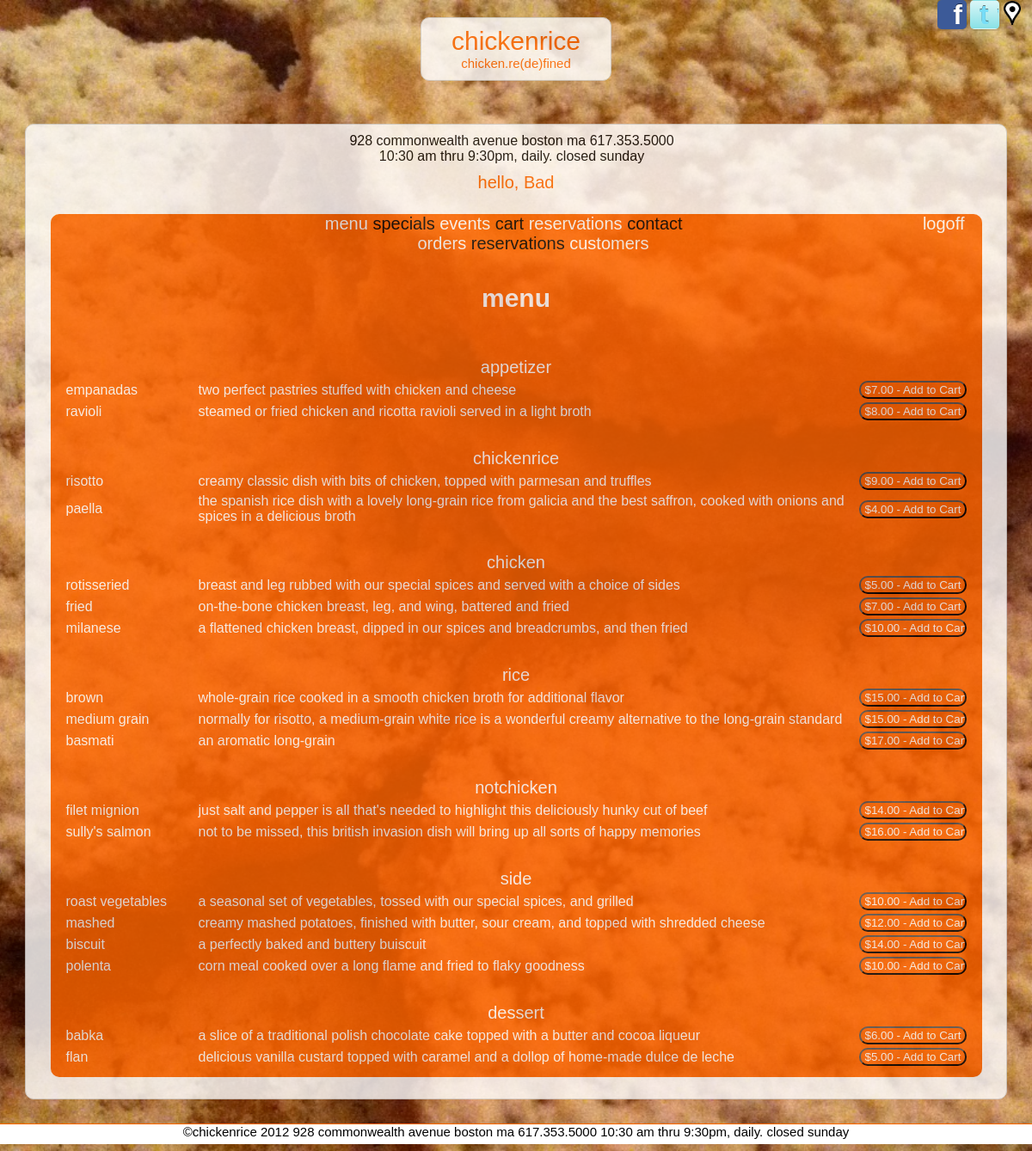
Screenshot of /menu/index.php (signed in) with the database file from the repository.
### tables this page shows
CREATE TABLE IF NOT EXISTS `menu` (
  `id` int(10) NOT NULL AUTO_INCREMENT,
  `menuType` int(10) NOT NULL,
  `foodItem` int(10) NOT NULL,
  `price` int(5) NOT NULL,
  `cost` int(5) NOT NULL,
  `specialDay` varchar(1) NULL,
  PRIMARY KEY (`id`),
  KEY `menuType` (`menuType`),
  KEY `foodItem` (`foodItem`)
);

CREATE TABLE IF NOT EXISTS `menutype` (
  `id` int(10) NOT NULL AUTO_INCREMENT,
  `name` varchar(25) NOT NULL,
  PRIMARY KEY (`id`)
);

CREATE TABLE IF NOT EXISTS `food` (
  `id` int(10) NOT NULL AUTO_INCREMENT,
  `name` varchar(25) NOT NULL,
  `description` varchar(255) NOT NULL,
  `isVegetarian` varchar(1) NOT NULL DEFAULT 'N',
  `imageName` varchar(255) NULL,
  PRIMARY KEY (`id`)
);

### model/database.php (called while the page is built, shortened)
<?php
class Database {
	private static $dsn = 'mysql:host=localhost;dbname=chickenrice';
	private static $username = 'chickenrice';
	private static $password = 'password';
	private static $db;
	public static function getDB () {
		if (!isset(self::$db)) {
			try {
				self::$db = new PDO(self::$dsn,
						self::$username,
						self::$password);
			} catch (PDOException $e) {
				$error_message = $e->getMessage();
				include('../errors/database_error.php');
				exit();
			}
		}
		return self::$db;
	}
}
?>

### model/menu.php (called while the page is built, shortened)
<?php
class Menu{
	private $menuId;
	private $menuType;
	private $foodName;
	private $description;
	private $price;
	public function getMenuId(){
		return $this->menuId;
	}
	public function getMenuType(){
		return $this->menuType;
	}
	public function getFoodName(){
		return $this->foodName;
	}
	public function getDescription(){
		return $this->description;
	}
	public function getPrice(){
		return $this->price;
	}
	public static function getMenu($db) {
		$sql="SELECT
				m.id as menuId,
				t.name as menuType,
				f.name as foodName,
				f.description as description,
				f.isVegetarian as vegetarian,
				m.price as price,
				m.specialDay as specialday,
				f.imageName as image
				FROM `menu` m JOIN `menutype` t ON m.menuType=t.id
									JOIN `food` f ON m.foodItem=f.id
				WHERE m.specialDay ='' AND f.name <>'event'";
		$statement= $db->prepare($sql);
		$statement->execute();
		$rows = $statement->fetchAll();
		$menu = array();
		foreach ($rows as $row) {
			$d = new Menu($db);
			$d->init($row);
			array_push($menu,$d);
		}
		return $menu;
	}
	private function init($row){
		$this->menuId = $row['menuId'];
		$this->menuType = $row['menuType'];
		$this->foodName = $row['foodName'];
		$this->description = $row['description'];
		$this->price = $row['price'];
	}
}
?>

### menu/menu.php (the view, shortened to what this page needs)
<?php
include('../include/header.php');
?>
<?php
include('../include/body.php');
?>
<h1>menu</h1>
<table>
	<?php
	$previousType='';
	foreach($menu as $menuItem){
		if($previousType!=$menuItem->getMenuType()){
			$previousType=$menuItem->getMenuType();
			echo "<tr><td colspan=\"3\" class=\"menuheader\">$previousType</td></tr>";
		}
		$foodName=$menuItem->getFoodName();
		$desc=$menuItem->getDescription();
		$price=number_format($menuItem->getPrice(),2);
		$menuId=$menuItem->getMenuId();
		echo "<tr><td class=\"menuitem\"><a href=\"index.php?action=itemdetail&menuid=$menuId\">$foodName</a></td>";
		echo "<td class=\"menudesc\"><a href=\"index.php?action=itemdetail&menuid=$menuId\">$desc</a></td>";
		echo "<td><form name=\"addtocart\" method=\"POST\" action=\"#\">";
		echo "  <input type=\"button\" class=\"submitbutton menubutton\" value=\"\$$price - Add to Cart\">";
		echo "  </form></td></tr>";
	}
	?>
</table>
<?php include('../include/footer.php'); ?>

### css/styles.css (style rules this page uses)
* { font-family: Arial, sans-serif; }
a { text-decoration: none; }
html { height: 100%; }
body { background-color: #000000; margin: 0; height: 100%; min-height: 100%; padding-bottom: 18px; scrollbar-base-color: #FF6600; scrollbar-arrow-color: #FF6600; scrollbar-DarkShadow-Color: #FF6600; background: url("img/bg/bg-01.jpg") no-repeat fixed center center; filter: progid:DXImageTransform.Microsoft.AlphaImageLoader(src="img/bg/bg-01.jpg", sizingMethod="scale" ); -webkit-background-size: cover; -moz-background-size: cover; -o-background-size: cover; background-size: cover; scrollbar-arrow-color: #FF6600; scrollbar-DarkShadow-Color: #FF6600; }
h1 { font-size: 30px; }
h1,h2,h3 { clear: both; text-align: center; color: #FFFFFF; }
input { background-color: #FF6600; color: #FFFFFF; padding-left: 5px; }
table { margin-left: auto; margin-right: auto; }
select,input,#innerframe,#outerframe,#logo,textarea,fieldset, #cartcount, .menuimage { -webkit-border-radius: 10px; -moz-border-radius: 10px; -khtml-border-radius: 10px; border-radius: 10px; }
input,select,option,textarea { background-color: #FFFFFF; color: #FF6600; }
input[type="submit"],input[type="reset"],input[type="button"] { background-color: #FF6600; color: #FFFFFF; }
.menuheader { text-align: center; font-size: 20px; margin-bottom: 20px; margin-top: 20px; color: #FFFFFF; }
.menubutton { width: 125px; }
.menuitem { width: 150px; color: #FFFFFF; }
.menuitem a,.menudesc a { color: #FFFFFF; }
.menudesc { color: #FFFFFF; }
tr>td.menuheader { padding-top: 30px; }

### rows the page displays
menu: menuType.name "appetizer", foodItem.name "empanadas", foodItem.description "two perfect pastries stuffed with chicken and cheese", price "$7.00 - Add to Cart"
menu: foodItem.name "ravioli", foodItem.description "steamed or fried chicken and ricotta ravioli served in a light broth", price "$8.00 - Add to Cart"
menu: menuType.name "chickenrice", foodItem.name "risotto", foodItem.description "creamy classic dish with bits of chicken, topped with parmesan and truffles", price "$9.00 - Add to Cart"
menu: foodItem.name "paella", foodItem.description "the spanish rice dish with a lovely long-grain rice from galicia and the best saffron, cooked with onions and spices in a delicious broth", price "$4.00 - Add to Cart"
menu: menuType.name "chicken", foodItem.name "rotisseried", foodItem.description "breast and leg rubbed with our special spices and served with a choice of sides", price "$5.00 - Add to Cart"
menu: foodItem.name "fried", foodItem.description "on-the-bone chicken breast, leg, and wing, battered and fried", price "$7.00 - Add to Cart"
menu: foodItem.name "milanese", foodItem.description "a flattened chicken breast, dipped in our spices and breadcrumbs, and then fried", price "$10.00 - Add to Cart"
menu: menuType.name "rice", foodItem.name "brown", foodItem.description "whole-grain rice cooked in a smooth chicken broth for additional flavor", price "$15.00 - Add to Cart"
menu: foodItem.name "medium grain", foodItem.description "normally for risotto, a medium-grain white rice is a wonderful creamy alternative to the long-grain standard", price "$15.00 - Add to Cart"
menu: foodItem.name "basmati", foodItem.description "an aromatic long-grain", price "$17.00 - Add to Cart"
menu: menuType.name "notchicken", foodItem.name "filet mignion", foodItem.description "just salt and pepper is all that's needed to highlight this deliciously hunky cut of beef", price "$14.00 - Add to Cart"
menu: foodItem.name "sully's salmon", foodItem.description "not to be missed, this british invasion dish will bring up all sorts of happy memories", price "$16.00 - Add to Cart"
menu: menuType.name "side", foodItem.name "roast vegetables", foodItem.description "a seasonal set of vegetables, tossed with our special spices, and grilled", price "$10.00 - Add to Cart"
menu: foodItem.name "mashed", foodItem.description "creamy mashed potatoes, finished with butter, sour cream, and topped with shredded cheese", price "$12.00 - Add to Cart"
menu: foodItem.name "biscuit", foodItem.description "a perfectly baked and buttery buiscuit", price "$14.00 - Add to Cart"
menu: foodItem.name "polenta", foodItem.description "corn meal cooked over a long flame and fried to flaky goodness", price "$10.00 - Add to Cart"
menu: menuType.name "dessert", foodItem.name "babka", foodItem.description "a slice of a traditional polish chocolate cake topped with a butter and cocoa liqueur", price "$6.00 - Add to Cart"
menu: foodItem.name "flan", foodItem.description "delicious vanilla custard topped with caramel and a dollop of home-made dulce de leche", price "$5.00 - Add to Cart"

### other values shown
$firstName "Bad"
